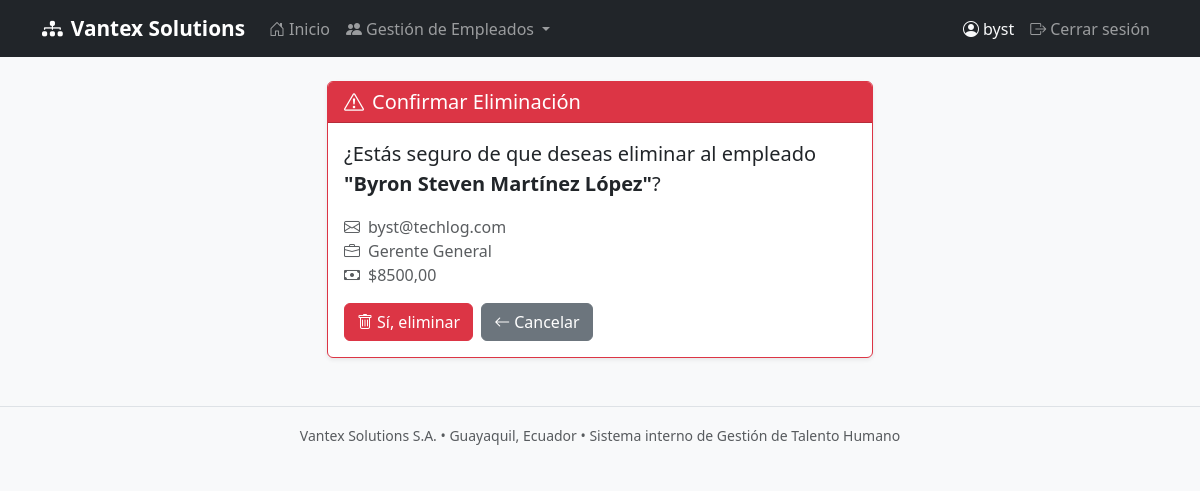
Screenshot of /vbc/empleados/1/eliminar/ (signed in) with the database file from the repository.
### empleados/models.py (models this page shows)
class Empleado(models.Model):
    nombres = models.CharField(max_length=100)
    apellidos = models.CharField(max_length=100)
    correo = models.EmailField()
    sueldo = models.DecimalField(max_digits=10, decimal_places=2)
    fecha_ingreso = models.DateField()
    cargo = models.ForeignKey(Cargo, on_delete=models.CASCADE, related_name='empleados')
    def __str__(self):
        return f'{self.nombres} {self.apellidos}'
    class Meta:
        verbose_name = 'Empleado'
        verbose_name_plural = 'Empleados'
        ordering = ['apellidos', 'nombres']

class Cargo(models.Model):
    nombre = models.CharField(max_length=100)
    descripcion = models.CharField(max_length=200, blank=True, null=True)
    def __str__(self):
        return self.nombre
    class Meta:
        verbose_name = 'Cargo'
        verbose_name_plural = 'Cargos'
        ordering = ['nombre']

### empleados/views_vbc.py (the view)
class EmpleadoDeleteView(LoginRequiredMixin, DeleteView):
    model = Empleado
    template_name = 'empleados/vbc/empleado_confirmar_eliminar.html'
    success_url = reverse_lazy('vbc:empleado_lista')
    context_object_name = 'empleado'

### empleados/templates/empleados/vbc/empleado_confirmar_eliminar.html (shortened to what this page needs)
{% extends 'empleados/base.html' %}
{% block content %}
<div class="row justify-content-center">
    <div class="col-md-6">
        <div class="card border-danger shadow-sm">
            <div class="card-header bg-danger text-white">
                <h5 class="mb-0"><i class="bi bi-exclamation-triangle me-2"></i>Confirmar Eliminación</h5>
            </div>
            <div class="card-body">
                <p class="fs-5">¿Estás seguro de que deseas eliminar al empleado <strong>"{{ empleado }}"</strong>?</p>
                <ul class="list-unstyled text-muted">
                    <li><i class="bi bi-envelope me-2"></i>{{ empleado.correo }}</li>
                    <li><i class="bi bi-briefcase me-2"></i>{{ empleado.cargo }}</li>
                    <li><i class="bi bi-cash me-2"></i>${{ empleado.sueldo }}</li>
                </ul>
                <form method="post" class="d-flex gap-2 mt-3">
                    <button type="submit" class="btn btn-danger">
                        <i class="bi bi-trash me-1"></i>Sí, eliminar
                    </button>
                    <a href="{% url 'vbc:empleado_lista' %}" class="btn btn-secondary">
                        <i class="bi bi-arrow-left me-1"></i>Cancelar
                    </a>
                </form>
            </div>
        </div>
    </div>
</div>
{% endblock %}

### empleados/templates/empleados/base.html (shortened to what this page needs)
<!DOCTYPE html>
<html lang="es">
<head>
    <link href="https://cdn.jsdelivr.net/npm/bootstrap@5.3.0/dist/css/bootstrap.min.css" rel="stylesheet">
    <link href="https://cdn.jsdelivr.net/npm/bootstrap-icons@1.10.5/font/bootstrap-icons.css" rel="stylesheet">
</head>
<body>
<nav class="navbar navbar-expand-lg navbar-dark bg-dark mb-4">
    <div class="container">
        <a class="navbar-brand" href="{% url 'home' %}">
            <i class="bi bi-diagram-3-fill me-2"></i>Vantex Solutions
        </a>
        <div class="collapse navbar-collapse" id="navbarNav">
            <ul class="navbar-nav me-auto">
                <li class="nav-item">
                    <a class="nav-link" href="{% url 'home' %}">
                        <i class="bi bi-house-door me-1"></i>Inicio
                    </a>
                </li>
                <li class="nav-item dropdown">
                    <a class="nav-link dropdown-toggle" href="#" role="button" data-bs-toggle="dropdown">
                        <i class="bi bi-people-fill me-1"></i>Gestión de Empleados
                    </a>
                </li>
            </ul>
            <ul class="navbar-nav ms-auto">
                {% if user.is_authenticated %}
                <li class="nav-item">
                    <span class="nav-link text-light">
                        <i class="bi bi-person-circle me-1"></i>{{ user.username }}
                    </span>
                </li>
                <li class="nav-item">
                    <a class="nav-link" href="{% url 'signout' %}">
                        <i class="bi bi-box-arrow-right me-1"></i>Cerrar sesión
                    </a>
                </li>
                {% endif %}
            </ul>
        </div>
    </div>
</nav>
<div class="container">
    {% block content %}{% endblock %}
</div>
<footer class="text-center text-muted mt-5 py-3 border-top">
    <small>Vantex Solutions S.A. &bull; Guayaquil, Ecuador &bull; Sistema interno de Gestión de Talento Humano</small>
</footer>
</body>
</html>

### empleados/templates/empleados/base.html (style rules this page uses)
body { background-color: #f8f9fa; }
.navbar-brand { font-weight: 700; font-size: 1.3rem; }

### rows the page displays
Empleado: nombres+apellidos "Byron Steven Martínez López", correo "byst@techlog.com", cargo "Gerente General", sueldo "8500,00"

### other values shown
{{ user.username }} "byst"
